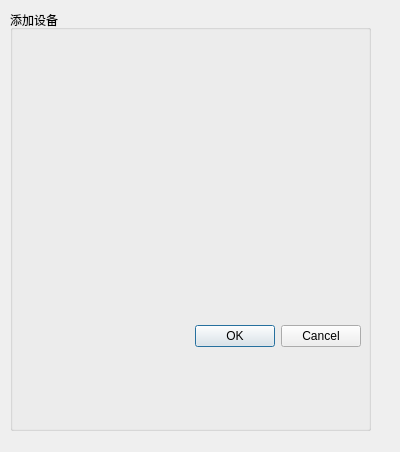
<?xml version="1.0" encoding="UTF-8"?>
<ui version="4.0">
 <class>ListAdd</class>
 <widget class="QDialog" name="ListAdd">
  <property name="geometry">
   <rect>
    <x>0</x>
    <y>0</y>
    <width>400</width>
    <height>452</height>
   </rect>
  </property>
  <property name="windowTitle">
   <string>Dialog</string>
  </property>
  <widget class="QGroupBox" name="groupBox">
   <property name="geometry">
    <rect>
     <x>10</x>
     <y>10</y>
     <width>361</width>
     <height>421</height>
    </rect>
   </property>
   <property name="title">
    <string>添加设备</string>
   </property>
   <widget class="QDialogButtonBox" name="buttonBox">
    <property name="geometry">
     <rect>
      <x>10</x>
      <y>310</y>
      <width>341</width>
      <height>32</height>
     </rect>
    </property>
    <property name="orientation">
     <enum>Qt::Horizontal</enum>
    </property>
    <property name="standardButtons">
     <set>QDialogButtonBox::Cancel|QDialogButtonBox::Ok</set>
    </property>
   </widget>
  </widget>
 </widget>
 <resources/>
 <connections>
  <connection>
   <sender>buttonBox</sender>
   <signal>accepted()</signal>
   <receiver>ListAdd</receiver>
   <slot>accept()</slot>
   <hints>
    <hint type="sourcelabel">
     <x>248</x>
     <y>254</y>
    </hint>
    <hint type="destinationlabel">
     <x>157</x>
     <y>274</y>
    </hint>
   </hints>
  </connection>
  <connection>
   <sender>buttonBox</sender>
   <signal>rejected()</signal>
   <receiver>ListAdd</receiver>
   <slot>reject()</slot>
   <hints>
    <hint type="sourcelabel">
     <x>316</x>
     <y>260</y>
    </hint>
    <hint type="destinationlabel">
     <x>286</x>
     <y>274</y>
    </hint>
   </hints>
  </connection>
 </connections>
</ui>
